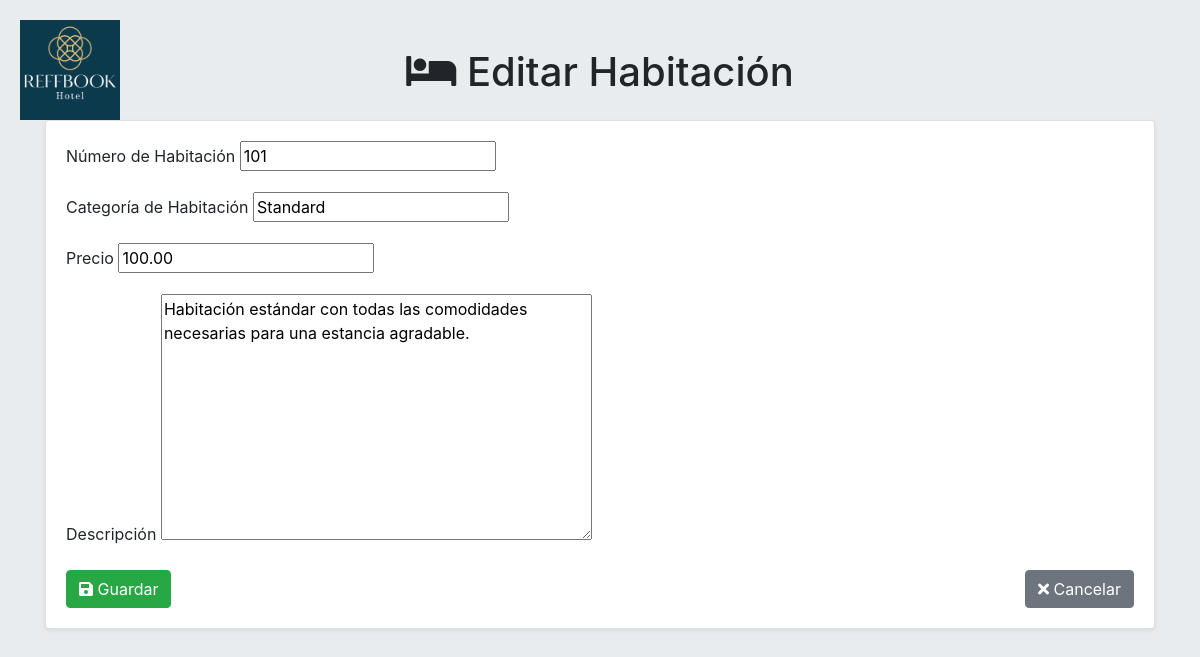
The app's page /adminrf/habitaciones/editar/13/ (signed in) with its own data.
### core/models.py (models this page shows, shortened)
class Habitacion(models.Model):
    habitacion_numero = models.CharField(max_length=10)
    habitacion_categoria = models.CharField(max_length=50)
    habitacion_descripcion = models.TextField(null=True, blank=True)
    habitacion_precio = models.DecimalField(max_digits=10, decimal_places=2)
    hotel = models.ForeignKey(Hotel, on_delete=models.CASCADE)
    habitacion_imagen = models.ImageField(upload_to='img/habitaciones/', null=True, blank=True)  # Campo para la imagen

### core/views.py (the view)
# urls.py: path('adminrf/habitaciones/editar/<int:pk>/', views.adminrf_habitacion_update, name='adminrf_habitacion_update'),
@login_required
def adminrf_habitacion_update(request, pk):
    habitacion = get_object_or_404(Habitacion, pk=pk)
    if request.method == 'POST':
        form = HabitacionForm(request.POST, instance=habitacion)
        if form.is_valid():
            form.save()
            return redirect('adminrf_habitacion_list')
    else:
        form = HabitacionForm(instance=habitacion)
    return render(request, 'core/adminrf_habitacion_form.html', {'form': form})

### core/forms.py
class HabitacionForm(forms.ModelForm):
    class Meta:
        model = Habitacion
        fields = ['habitacion_numero', 'habitacion_categoria', 'habitacion_descripcion', 'habitacion_precio', 'hotel']

### core/templates/core/adminrf_habitacion_form.html (shortened to what this page needs)
<!DOCTYPE html>
<html lang="es">
<head>
    {% load static %}
    <link rel="stylesheet" href="https://stackpath.bootstrapcdn.com/bootstrap/4.5.2/css/bootstrap.min.css">
    <link rel="stylesheet" href="{% static 'css/adminrf_styles.css' %}">
    <link rel="stylesheet" href="https://cdnjs.cloudflare.com/ajax/libs/font-awesome/5.15.4/css/all.min.css">
</head>
<body>
    <img src="{% static 'img/reffbook_logo.png' %}" alt="Reffbook Logo" class="logo">
    <div class="container mt-5">
        <h1 class="text-center mb-4">
            <i class="fas fa-bed"></i> {% if form.instance.pk %}Editar Habitación{% else %}Nueva Habitación{% endif %}
        </h1>
        <div class="card shadow-sm">
            <div class="card-body">
                <form method="POST">
                    <div class="mb-3">
                        <label for="{{ form.habitacion_numero.id_for_label }}" class="form-label">Número de Habitación</label>
                        {{ form.habitacion_numero }}
                    </div>
                    <div class="mb-3">
                        <label for="{{ form.habitacion_categoria.id_for_label }}" class="form-label">Categoría de Habitación</label>
                        {{ form.habitacion_categoria }}
                    </div>
                    <div class="mb-3">
                        <label for="{{ form.habitacion_precio.id_for_label }}" class="form-label">Precio</label>
                        {{ form.habitacion_precio }}
                    </div>
                    <div class="mb-3">
                        <label for="{{ form.habitacion_descripcion.id_for_label }}" class="form-label">Descripción</label>
                        {{ form.habitacion_descripcion }}
                    </div>
                    <div class="d-flex justify-content-between mt-3">
                        <button type="submit" class="btn btn-success">
                            <i class="fas fa-save"></i> Guardar
                        </button>
                        <a href="{% url 'adminrf_habitacion_list' %}" class="btn btn-secondary">
                            <i class="fas fa-times"></i> Cancelar
                        </a>
                    </div>
                </form>
            </div>
        </div>
    </div>
</body>
</html>

### core/static/css/adminrf_styles.css (style rules this page uses)
body { background-color: #e9ecef; }
.logo { position: absolute; top: 20px; left: 20px; width: 100px; }

### records on screen
Habitacion: habitacion_numero "101", habitacion_categoria "Standard", habitacion_precio "100.00", habitacion_descripcion "Habitación estándar con todas las comodidades necesarias para una estancia agradable."
